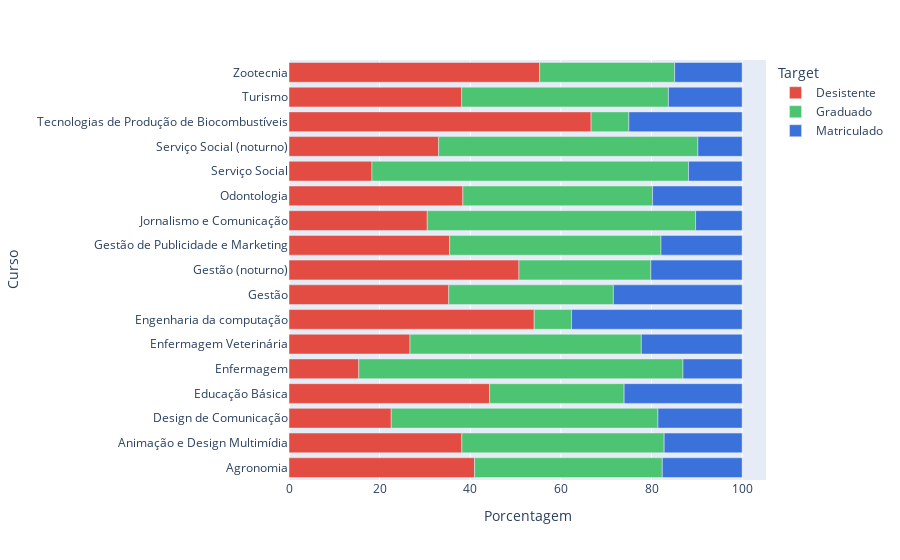

Notebook code cell kept with this figure:
### Code cell
#Definição do gráfico interativo para a variavel contagem
fig = px.bar(contagem, y='Curso', x='Porcentagem', color='Target', orientation='h',
             color_discrete_map={'Desistente': '#e34c42', 'Graduado': '#4dc471', 'Matriculado': '#3b71db'})
fig.show()

### Figure 1 — Plotly figure (JSON) as saved in the notebook; plotly's stock layout.template omitted (floating-point values rounded to 4 significant figures)
{"data": [{"alignmentgroup": "True", "hovertemplate": "Target=Desistente<br>Porcentagem=%{x}<br>Curso=%{y}<extra></extra>", "legendgroup": "Desistente", "marker": {"color": "#e34c42", "pattern": {"shape": ""}}, "name": "Desistente", "offsetgroup": "Desistente", "orientation": "h", "showlegend": true, "textposition": "auto", "type": "bar", "x": [40.95, 38.14, 22.57, 44.27, 15.4, 26.71, 54.12, 35.26, 50.75, 35.45, 30.51, 38.37, 18.31, 33.02, 66.67, 38.1, 55.32], "xaxis": "x", "y": ["Agronomia", "Animação e Design Multimídia", "Design de Comunicação", "Educação Básica", "Enfermagem", "Enfermagem Veterinária", "Engenharia da computação", "Gestão", "Gestão (noturno)", "Gestão de Publicidade e Marketing", "Jornalismo e Comunicação", "Odontologia", "Serviço Social", "Serviço Social (noturno)", "Tecnologias de Produção de Biocombustíveis", "Turismo", "Zootecnia"], "yaxis": "y"}, {"alignmentgroup": "True", "hovertemplate": "Target=Graduado<br>Porcentagem=%{x}<br>Curso=%{y}<extra></extra>", "legendgroup": "Graduado", "marker": {"color": "#4dc471", "pattern": {"shape": ""}}, "name": "Graduado", "offsetgroup": "Graduado", "orientation": "h", "showlegend": true, "textposition": "auto", "type": "bar", "x": [41.43, 44.65, 58.85, 29.69, 71.54, 51.04, 8.235, 36.32, 29.1, 46.64, 59.21, 41.86, 69.86, 57.21, 8.333, 45.63, 29.79], "xaxis": "x", "y": ["Agronomia", "Animação e Design Multimídia", "Design de Comunicação", "Educação Básica", "Enfermagem", "Enfermagem Veterinária", "Engenharia da computação", "Gestão", "Gestão (noturno)", "Gestão de Publicidade e Marketing", "Jornalismo e Comunicação", "Odontologia", "Serviço Social", "Serviço Social (noturno)", "Tecnologias de Produção de Biocombustíveis", "Turismo", "Zootecnia"], "yaxis": "y"}, {"alignmentgroup": "True", "hovertemplate": "Target=Matriculado<br>Porcentagem=%{x}<br>Curso=%{y}<extra></extra>", "legendgroup": "Matriculado", "marker": {"color": "#3b71db", "pattern": {"shape": ""}}, "name": "Matriculado", "offsetgroup": "Matriculado", "orientation": "h", "showlegend": true, "textposition": "auto", "type": "bar", "x": [17.62, 17.21, 18.58, 26.04, 13.05, 22.26, 37.65, 28.42, 20.15, 17.91, 10.27, 19.77, 11.83, 9.767, 25, 16.27, 14.89], "xaxis": "x", "y": ["Agronomia", "Animação e Design Multimídia", "Design de Comunicação", "Educação Básica", "Enfermagem", "Enfermagem Veterinária", "Engenharia da computação", "Gestão", "Gestão (noturno)", "Gestão de Publicidade e Marketing", "Jornalismo e Comunicação", "Odontologia", "Serviço Social", "Serviço Social (noturno)", "Tecnologias de Produção de Biocombustíveis", "Turismo", "Zootecnia"], "yaxis": "y"}], "layout": {"barmode": "relative", "legend": {"title": {"text": "Target"}, "tracegroupgap": 0}, "margin": {"t": 60}, "xaxis": {"anchor": "y", "domain": [0, 1], "title": {"text": "Porcentagem"}}, "yaxis": {"anchor": "x", "domain": [0, 1], "title": {"text": "Curso"}}}}
